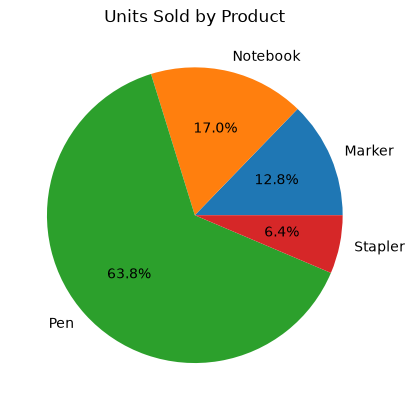

Write the Python code that produced this figure.
import pandas as pd
import matplotlib.pyplot as plt

orders = pd.DataFrame({
    "product": ["Pen", "Notebook", "Pen", "Stapler", "Notebook", "Marker", "Pen", "Stapler"],
    "units": [10, 5, 8, 2, 3, 6, 12, 1]
})

product_units = orders.groupby("product")["units"].sum()

plt.pie(
    product_units,
    labels=product_units.index,
    autopct="%1.1f%%"
)

plt.title("Units Sold by Product")

plt.savefig("pie_product_units.png", bbox_inches="tight")

print("Saved pie_product_units.png")
